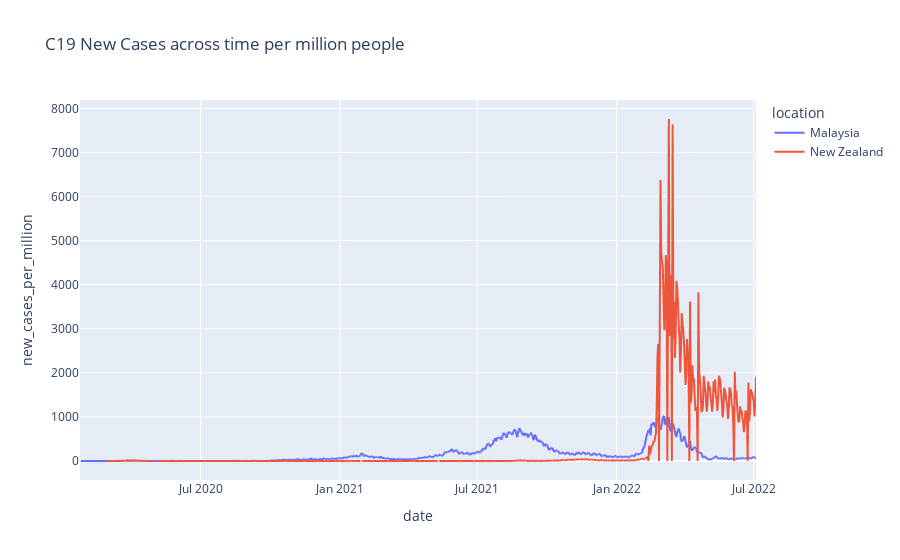

Notebook cell for this chart:
### Code cell
fig = px.line(df, x="date", y="new_cases_per_million", color="location", title="C19 New Cases across time per million people")
fig.show()

### Figure 1 — Plotly figure (JSON) as saved in the notebook; plotly's stock layout.template omitted (floating-point values rounded to 4 significant figures; data arrays with more than 128 entries replaced by an {"elided": "..."} marker saying what was removed)
{"data": [{"hovertemplate": "location=Malaysia<br>date=%{x}<br>new_cases_per_million=%{y}<extra></extra>", "legendgroup": "Malaysia", "line": {"color": "#636efa", "dash": "solid"}, "marker": {"symbol": "circle"}, "mode": "lines", "name": "Malaysia", "showlegend": true, "type": "scattergl", "x": {"elided": "893 str values"}, "xaxis": "x", "y": {"elided": "893 float values"}, "yaxis": "y"}, {"hovertemplate": "location=New Zealand<br>date=%{x}<br>new_cases_per_million=%{y}<extra></extra>", "legendgroup": "New Zealand", "line": {"color": "#EF553B", "dash": "solid"}, "marker": {"symbol": "circle"}, "mode": "lines", "name": "New Zealand", "showlegend": true, "type": "scattergl", "x": {"elided": "858 str values"}, "xaxis": "x", "y": {"elided": "858 float values"}, "yaxis": "y"}], "layout": {"legend": {"title": {"text": "location"}, "tracegroupgap": 0}, "title": {"text": "C19 New Cases across time per million people"}, "xaxis": {"anchor": "y", "domain": [0, 1], "title": {"text": "date"}}, "yaxis": {"anchor": "x", "domain": [0, 1], "title": {"text": "new_cases_per_million"}}}}
